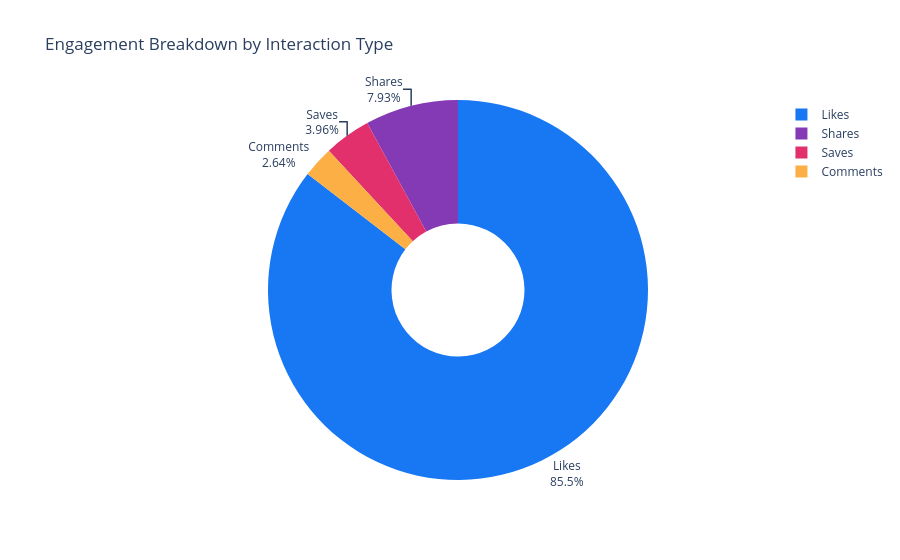

The code cell stored with this chart in its notebook:
### Markdown cell above
## 8. Engagement Breakdown

### Code cell
breakdown = {
    "Likes":    meta.get("likes_col"),
    "Comments": meta.get("comments_col"),
    "Saves":    meta.get("saves_col"),
    "Shares":   meta.get("shares_col"),
}
breakdown = {k: v for k, v in breakdown.items() if v and v in df.columns}

if breakdown:
    totals = {k: int(df[v].sum()) for k, v in breakdown.items()}
    print("Total interactions:")
    for k, v in totals.items():
        print(f"   {k:12s}: {v:,}")

    fig = px.pie(
        values=list(totals.values()),
        names=list(totals.keys()),
        title="Engagement Breakdown by Interaction Type",
        color_discrete_sequence=PALETTE,
        hole=0.35
    )
    fig.update_traces(textposition="outside", textinfo="percent+label")
    fig.show()

### Figure 1 — Plotly figure (JSON) as saved in the notebook; plotly's stock layout.template omitted (floating-point values rounded to 4 significant figures)
{"data": [{"domain": {"x": [0, 1], "y": [0, 1]}, "hole": 0.35, "hovertemplate": "label=%{label}<br>value=%{value}<extra></extra>", "labels": ["Likes", "Comments", "Saves", "Shares"], "legendgroup": "", "name": "", "showlegend": true, "textinfo": "percent+label", "textposition": "outside", "type": "pie", "values": [582, 18, 27, 54]}], "layout": {"legend": {"tracegroupgap": 0}, "piecolorway": ["#1877F2", "#833AB4", "#E1306C", "#FCAF45", "#FD1D1D"], "title": {"text": "Engagement Breakdown by Interaction Type"}}}
